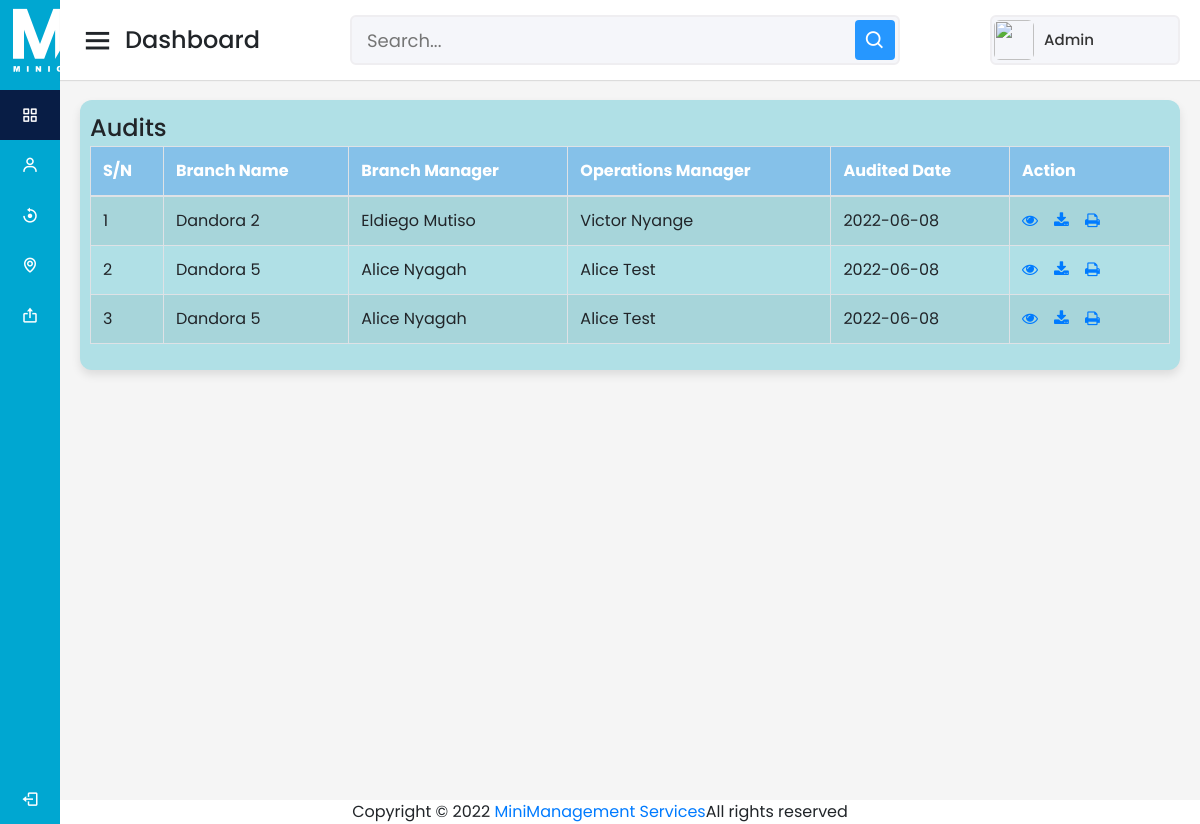
The app's page /admin/Dashboard.php (signed in) with its own data.
### tables this page shows
CREATE TABLE `adminstaffing` (
  `id` int(255) NOT NULL AUTO_INCREMENT,
  `branch_id` int(255) NOT NULL,
  `branchmanager` varchar(255) NOT NULL,
  `opsmanager` varchar(255) NOT NULL,
  `TransactionDate` date NOT NULL DEFAULT current_timestamp(),
  `sweepcondition` text NOT NULL,
  `sweepremark` text NOT NULL,
  `washcondition` text NOT NULL,
  `washremark` text NOT NULL,
  `tablecondition` text NOT NULL,
  `tableremark` text NOT NULL,
  `smellcondition` text NOT NULL,
  `smellremark` text NOT NULL,
  `floorcondition` text NOT NULL,
  `floorremark` text NOT NULL,
  `garbagecondition` text NOT NULL,
  `garbageremark` text NOT NULL,
  `catchercondition` text NOT NULL,
  `catcherremark` text NOT NULL,
  `fliescondition` text NOT NULL,
  `fliesremark` text NOT NULL,
  `roachescondition` text NOT NULL,
  `roachesremark` text NOT NULL,
  `ratscondition` text NOT NULL,
  `ratsremark` text NOT NULL,
  `cratescondition` text NOT NULL,
  `cratesremark` text NOT NULL,
  `uniformcondition` text NOT NULL,
  `uniformremark` text NOT NULL,
  `scoatcondition` text NOT NULL,
  `scoatremark` text NOT NULL,
  `ovenmancondition` text NOT NULL,
  `ovenmanremark` text NOT NULL,
  `suniformcondition` text NOT NULL,
  `suniformremark` text NOT NULL,
  `m1mechanical` text NOT NULL,
  `m1layout` text NOT NULL,
  `m1remark` text NOT NULL,
  `m2mechanical` text NOT NULL,
  `m2layout` text NOT NULL,
  `m2remark` text NOT NULL,
  `dmechanical` text NOT NULL,
  `dlayout` text NOT NULL,
  `dremark` text NOT NULL,
  `p1mechanical` text NOT NULL,
  `p1layout` text NOT NULL,
  `p1remark` text NOT NULL,
  `p2mechanical` text NOT NULL,
  `p2layout` text NOT NULL,
  `p2remark` text NOT NULL,
  `p3mechanical` text NOT NULL,
  `p3layout` text NOT NULL,
  `p3remark` text NOT NULL,
  `o1mechanical` text NOT NULL,
  `o1layout` text NOT NULL,
  `o1remark` text NOT NULL,
  `o2mechanical` text NOT NULL,
  `o2layout` text NOT NULL,
  `o2remark` text NOT NULL,
  `o3mechanical` text NOT NULL,
  `o3layout` text NOT NULL,
  `o3remark` text NOT NULL,
  `slicermechanical` text NOT NULL,
  `slicerlayout` text NOT NULL,
  `slicerremark` text NOT NULL,
  `gmechanical` text NOT NULL,
  `glayout` text NOT NULL,
  `gremark` text NOT NULL,
  `edsmechanical` text NOT NULL,
  `edslayout` text NOT NULL,
  `edsremark` text NOT NULL,
  `scalemechanical` text NOT NULL,
  `scalelayout` text NOT NULL,
  `scaleremark` text NOT NULL,
  `maintenanceoften` text NOT NULL,
  `maintenancestate` text NOT NULL,
  `maintenanceremark` text NOT NULL,
  `tinsmechanical` text NOT NULL,
  `tinslayout` text NOT NULL,
  `tinsremark` text NOT NULL,
  `wiresmechanical` text NOT NULL,
  `wireslayout` text NOT NULL,
  `wiresremark` text NOT NULL,
  `tideness` text NOT NULL,
  `comment1` text NOT NULL,
  `alterations` text NOT NULL,
  `comment2` text NOT NULL,
  `manager_checks` text NOT NULL,
  `comment3` text NOT NULL,
  `mixchart_cashflow` text NOT NULL,
  `comment4` text NOT NULL,
  `mixchart_production` text NOT NULL,
  `comment5` text NOT NULL,
  `consumption` text NOT NULL,
  `comment6` text NOT NULL,
  `sellbydate` text NOT NULL,
  `comment7` text NOT NULL,
  `breadreturns` text NOT NULL,
  `comment8` text NOT NULL,
  `damagepolybags` text NOT NULL,
  `comment9` text NOT NULL,
  `processflow` text NOT NULL,
  `comment10` text NOT NULL,
  `slicing` text NOT NULL,
  `comment11` text NOT NULL,
  `dividing_range` text NOT NULL,
  `comment12` text NOT NULL,
  `breadweight` text NOT NULL,
  `comment13` text NOT NULL,
  `bread_yield` text NOT NULL,
  `comment14` text NOT NULL,
  `tapes` text NOT NULL,
  `comment15` text NOT NULL,
  `ingredients` text NOT NULL,
  `comment16` text NOT NULL,
  `gunnybags` text NOT NULL,
  `comment17` text NOT NULL,
  `flour` text NOT NULL,
  `comment18` text NOT NULL,
  `polybags` text NOT NULL,
  `comment19` text NOT NULL,
  `damagedpolybags` text NOT NULL,
  `comment20` text NOT NULL,
  `mkt_returns` text NOT NULL,
  `comment21` text NOT NULL,
  `sell_by_date_returns` text NOT NULL,
  `comment22` text NOT NULL,
  `return_goods` text NOT NULL,
  `comment23` text NOT NULL,
  `bread_color` text NOT NULL,
  `comment24` text NOT NULL,
  `shape_size` text NOT NULL,
  `comment25` text NOT NULL,
  `internal_texture` text NOT NULL,
  `comment26` text NOT NULL,
  `variety_by_varietyphysicalbalance` text NOT NULL,
  `comment27` text NOT NULL,
  `stocklevels` text NOT NULL,
  `comment28` text NOT NULL,
  `rotationofstocks` text NOT NULL,
  `comment29` text NOT NULL,
  `multiple_sell` text NOT NULL,
  `comment30` text NOT NULL,
  `MngerLding_cond` text NOT NULL,
  `MngerLding_remrk` text NOT NULL,
  `SupLding_cond` text NOT NULL,
  `SupLding_remrk` text NOT NULL,
  `Security_loading` text NOT NULL,
  `Securitylding_remrk` text NOT NULL,
  `Security_attendance` text NOT NULL,
  `Securityatt_remrk` text NOT NULL,
  `Security_OB` text NOT NULL,
  `SecurityOB_remrk` text NOT NULL,
  `Reliability_loading` text NOT NULL,
  `Reliabiltylding_remrk` text NOT NULL,
  `Reliability_Attendance` text NOT NULL,
  `Reliabiltyatt_remrk` text NOT NULL,
  `Reliability_OB` text NOT NULL,
  `Reliabiltyob_remrk` text NOT NULL,
  `Minishpneatness_cond` text NOT NULL,
  `Minishpneatness_remrk` text NOT NULL,
  `OG_Cond` text NOT NULL,
  `OG_Remrk` text NOT NULL,
  `Uniform_Cond` text NOT NULL,
  `Uniform_Remrk` text NOT NULL,
  `Shoes_Cond` text NOT NULL,
  `Shoes_Remrk` text NOT NULL,
  `GB_Cond` text NOT NULL,
  `GB_Remrk` text NOT NULL,
  `CG_Cond` text NOT NULL,
  `CG_Remrk` text NOT NULL,
  `DM_Cond` text NOT NULL,
  `DM_Remrk` text NOT NULL,
  `EK_Cond` text NOT NULL,
  `EK_Remrk` text NOT NULL,
  `FE_Cond` text NOT NULL,
  `FE_Renrk` text NOT NULL,
  `AS_Cond` text NOT NULL,
  `AS_Remrk` text NOT NULL,
  `Mobile_Cond` text NOT NULL,
  `Mobile_Remrk` text NOT NULL,
  `Fixed_Cond` text NOT NULL,
  `Fixed_Remrk` text NOT NULL,
  `DL_Cond` text NOT NULL,
  `DL_Remrk` text NOT NULL,
  `SL_Cond` text NOT NULL,
  `SL_Remrk` text NOT NULL,
  `MR_Cond` text NOT NULL,
  `MR_Remrk` text NOT NULL,
  `SupV_Cond` text NOT NULL,
  `SupV_Remrk` text NOT NULL,
  `BakMng_Cond` text NOT NULL,
  `BakMng_Remrk` text NOT NULL,
  `Discpline_Cond` text NOT NULL,
  `Discpline_Remrk` text NOT NULL,
  `Training_Cond` text NOT NULL,
  `Training_Remrk` text NOT NULL,
  `SCwrk_Cond` text NOT NULL,
  `SCwrk_Remrk` text NOT NULL,
  `SCdr_Cond` text NOT NULL,
  `SCdr_Remrk` text NOT NULL,
  `SCexced_Cond` text NOT NULL,
  `SCexced_remrk` text NOT NULL,
  `SCCasual_Cond` text NOT NULL,
  `SCCasual_Remrk` text NOT NULL,
  `gen_repairs_cond` varchar(255) DEFAULT NULL,
  `gen_repairs_remarks` text NOT NULL,
  `gen_repair_acc_condition` text NOT NULL,
  `gen_repairs_acc_remarks` text NOT NULL,
  `firstaid_ess_cond` text NOT NULL,
  `firstaid_ess_remarks` text NOT NULL,
  `firstaid_usagerec_cond` text NOT NULL,
  `firstaid_usagerec_remarks` text NOT NULL,
  `gen_cond` text NOT NULL,
  `gen_remarks` varchar(255) DEFAULT NULL,
  `prod_cond` text NOT NULL,
  `prod_remarks` text NOT NULL,
  `crate_rec_cond` text NOT NULL,
  `crat_remark` text NOT NULL,
  `station_book_cond` text NOT NULL,
  `station_book_remarks` text NOT NULL,
  `protect_cloth_book` text NOT NULL,
  `protect_cloth_book_rem` text NOT NULL,
  `vehicle_mil_cond` text NOT NULL,
  `vehicle_mil_remarks` text NOT NULL,
  `weight_chart_line_cond` text NOT NULL,
  `weight_chart_file_remarks` text NOT NULL,
  `underweight_chart_file_cond` text NOT NULL,
  `underweight_chart_line_remarks` text NOT NULL,
  `driver_allocation_cond` text NOT NULL,
  `driver_allocation_remarks` text NOT NULL,
  `mil_per_litre_veh_cond` text NOT NULL,
  `mil_per_litre_veh_remar` text NOT NULL,
  `motor_veh_clean_cond` text NOT NULL,
  `motor_veh_clean_remarks` text NOT NULL,
  `cus_comp_cond` text NOT NULL,
  `cus_comp_remarks` text NOT NULL,
  `imp_ass_cond` text NOT NULL,
  `imp_ass_remarks` text NOT NULL,
  `comm_cond` text NOT NULL,
  `comm_remarks` text NOT NULL,
  `mon_load_trend_cond` text NOT NULL,
  `mon_load_trend_remarks` text NOT NULL,
  `ver_cashflow_cond` text NOT NULL,
  `ver_cashflow_remarks` text NOT NULL,
  `ver_bak_stock_cond` text NOT NULL,
  `ver_bak_stock_remarks` text NOT NULL,
  `cash_ver_cashier_cond` text NOT NULL,
  `cash_ver_cashier_remarks` text NOT NULL,
  `insuring_cont_debt_cred_cond` text NOT NULL,
  `insuring_cont_debt_cred_remarks` text NOT NULL,
  PRIMARY KEY (`id`)
);

CREATE TABLE `branch` (
  `branch_id` int(11) NOT NULL AUTO_INCREMENT,
  `branchname` varchar(255) NOT NULL,
  `branchmanager` varchar(255) NOT NULL,
  `opsmanager` varchar(255) NOT NULL,
  PRIMARY KEY (`branch_id`)
);

### admin/Dashboard.php (the view, shortened to what this page needs)
<!DOCTYPE html>
<html lang="en" dir="ltr">
  <head>
    <link rel="stylesheet" href="./css/Dummy.css">
    <link href='https://unpkg.com/boxicons@2.0.7/css/boxicons.min.css' rel='stylesheet'>
     <link rel="stylesheet" href="https://stackpath.bootstrapcdn.com/bootstrap/4.5.2/css/bootstrap.min.css">
    <link rel="stylesheet" href="https://maxcdn.bootstrapcdn.com/font-awesome/4.7.0/css/font-awesome.min.css">
   </head>
<body>
  <div class="sidebar">
    <div class="logo-details">
    </div>
      <ul class="nav-links">
        <li>
          <a href="Dashboard.php" class="active">
            <i class='bx bx-grid-alt' ></i>
            <span class="links_name">Dashboard</span>
          </a>
        </li>
        <li>
          <a href="Register.php">
            <i class='bx bx-user' ></i>
            <span class="links_name">Users</span>
          </a>
        </li>
        <li>
          <a href="change-password.php">
            <i class='bx bx-reset' ></i>
            <span class="links_name">Password Reset</span>
          </a>
        </li>
        <li>
          <a href="branch.php">
            <i class='bx bx-map' ></i>
            <span class="links_name">Branches</span>
          </a>
        </li>
        <li>
          <a href="export.php">
            <i class='bx bx-export' ></i>
            <span class="links_name">Export</span>
          </a>
        </li>
        <li class="log_out">
          <a href="logout.php">
            <i class='bx bx-log-out'></i>
            <span class="links_name">Log out</span>
          </a>
        </li>
      </ul>
  </div>
  <section class="home-section">
    <nav>
      <div class="sidebar-button">
        <i class='bx bx-menu sidebarBtn'></i>
        <span class="dashboard">Dashboard</span>
      </div>
      <div class="search-box">
        <input type="text" placeholder="Search...">
        <i class='bx bx-search' ></i>
      </div>
      <div class="profile-details">
        <img src="../images/images.png" >
        <span class="admin_name"><?php echo $_SESSION['user']['username']; ?></span>
      </div>
    </nav>
    <div class="home-content">
      <div class="leaves-boxes">
        <div class="recent-leaves box">
          <div class="title">Audits</div>
          <?php
                    require_once "./includes/cfg.php";
                    $sql = "SELECT * FROM `adminstaffing` INNER JOIN branch ON branch.branch_id=adminstaffing.branch_id";
                    if($result = mysqli_query($link, $sql)){
                        if(mysqli_num_rows($result) > 0){
                            echo '<table class="table table-bordered table-striped">';
                                echo "<thead>";
                                    echo "<tr>";
                                    echo "<th>S/N</th>";
                                    echo "<th>Branch Name</th>";
                                    echo "<th>Branch Manager</th>";
                                    echo "<th>Operations Manager</th>";
                                    echo "<th>Audited Date</th>";
                                    echo "<th>Action</th>";
                                echo "</tr>";
                            echo "</thead>";
                            echo "<tbody>";
                            while($row = mysqli_fetch_array($result)){
                                echo "<tr>";
                                    echo "<td>" . $row['id'] . "</td>";
                                    echo "<td>" . $row['branchname'] . "</td>";
                                    echo "<td>" . $row['branchmanager'] . "</td>";
                                    echo "<td>" . $row['opsmanager'] . "</td>";
                                    echo "<td>" . $row['TransactionDate'] . "</td>";
                                    echo "<td>";
                                        echo '<a href="./fetch/fetch.php?id='. $row['id'] .'" class="mr-3" title="View Record" data-toggle="tooltip"><span class="fa fa-eye"></span></a>';
                                        echo '<a href="./fetch/Rpdf.php?id='. $row['id'] .'" class="mr-3" title="Download Record" data-toggle="tooltip"><span class="fa fa-download"></span></a>';
                                        echo '<a href="./fetch/pdf.php?id='. $row['id'] .'" class="mr-3" title="Print Record" data-toggle="tooltip"><span class="fa fa-print"></span></a>';
                                        echo "</td>";
                                echo "</tr>";
                            }
                            echo "</tbody>";
                        echo "</table>";
                    } else{
                        echo '<div class="alert alert-danger"><em>No records were found.</em></div>';
                    }
                } else{
                    echo "Oops! Something went wrong. Please try again later.";
                }
                ?>
<!DOCTYPE html>
<html>
<head>
</head>
<body>
</body>
</html>
      </div>
    </div>
  </section>
<footer>
	<center>
        <span>Copyright © 2022 <a href="#">MiniManagement Services</a>All rights reserved
        </span></center>
  </footer>
</body>
</html>

### records on screen
adminstaffing: id "1", branch.branchname "Dandora 2", branch.branchmanager "Eldiego Mutiso", branch.opsmanager "Victor Nyange", TransactionDate "2022-06-08"
adminstaffing: id "2", branch.branchname "Dandora 5", branch.branchmanager "Alice Nyagah", branch.opsmanager "Alice Test", TransactionDate "2022-06-08"
adminstaffing: id "3", branch.branchname "Dandora 5", branch.branchmanager "Alice Nyagah", branch.opsmanager "Alice Test", TransactionDate "2022-06-08"

### other values on screen
$_SESSION['user']['username'] "Admin"
